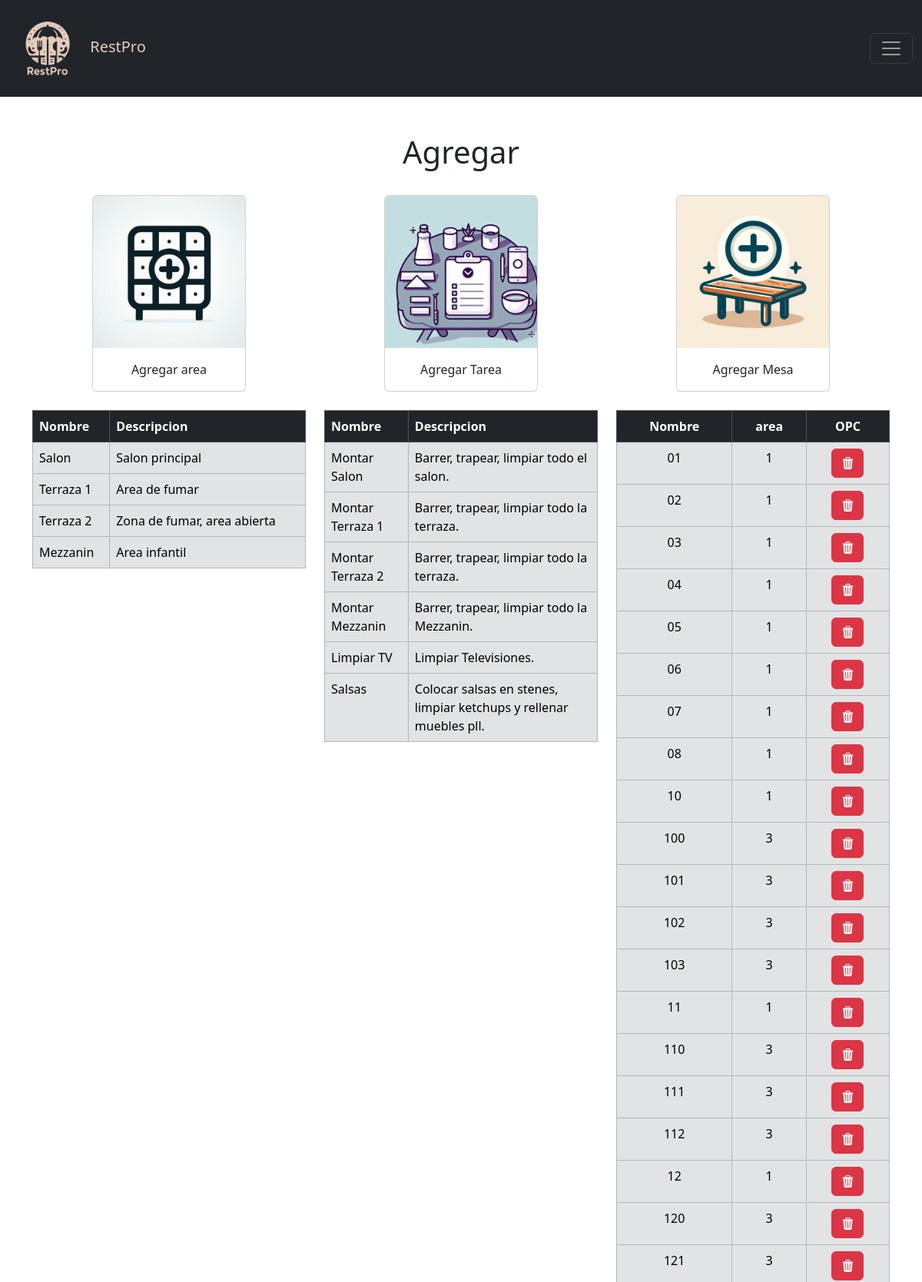
The app's page /vistas/agregar/agregar.php (signed in, upper part) with its own data.
### tables this page shows
CREATE TABLE `areas` (
  `id` int NOT NULL,
  `nombre` varchar(50) NOT NULL COMMENT 'Nombre de area',
  `descripcion` varchar(250) NOT NULL COMMENT 'Descripcion de area'
);

CREATE TABLE `tareas_preapertura` (
  `id` int NOT NULL,
  `nombre` varchar(50) NOT NULL,
  `descripcion` varchar(150) NOT NULL
);

CREATE TABLE `mesas` (
  `id` int NOT NULL,
  `nombre` varchar(50) NOT NULL,
  `area_id` int DEFAULT NULL,
  `n_personas` int NOT NULL,
  `estado` int NOT NULL DEFAULT '0' COMMENT '0 = disponible,\r\n1 = Ocupada,\r\n2 = Reservada'
);

### www/vistas/agregar/agregar.php (the view, shortened to what this page needs)
<?php
$ubicacion = "../../";
$titulo = "Agregar";
include($ubicacion . "includes/header.php");
include($ubicacion . "config/config.php");
$result = $pdo->query("SELECT * FROM areas");
if ($result->rowCount() > 0) {
    $resultAreas = $result->fetchAll(PDO::FETCH_OBJ);
}
$result = $pdo->query('SELECT * FROM mesas ORDER BY nombre ASC');
if ($result->rowCount() > 0) {
    $resultMesas = $result->fetchAll(PDO::FETCH_OBJ);
} else {
    $resultMesas = '';
}
$result = $pdo->query('SELECT * FROM tareas_preapertura');
if ($result->rowCount() > 0) {
    $resultTareas = $result->fetchAll(PDO::FETCH_OBJ);
}
?>
<div class="container mt-3">
    <h1 class="text-center"><?php echo $titulo; ?></h1><br>
    <div class="row ">
        <div class="col">
            <div class="card centrar" style="width:200px; margin: 0 auto;">
                <a href="" data-bs-toggle="modal" data-bs-target="#agregarArea" class="stretched-link">
                    <img class="card-img-top" src="<?php echo $ubicacion; ?>assets/imagenes/icon_add_area.jpg">
                    <div class="card-body">
                        Agregar area
                    </div>
                </a>
            </div>
            <br>
            <div>
                <?php if (isset($resultAreas)) { ?>
                    <table class="table table-bordered table-dark" style="width: 50%px;">
                        <thead>
                            <tr>
                                <th scope="col">Nombre</th>
                                <th scope="col">Descripcion</th>
                            </tr>
                        </thead>
                        <tbody class="table-secondary">
                            <?php foreach ($resultAreas as $area): ?>
                                <tr>
                                    <td scope="row"><?php echo $area->nombre; ?></td>
                                    <td scope="row"><?php echo $area->descripcion; ?></td>
                                </tr>
                            <?php endforeach ?>
                    </table>
                <?php } else {
                    echo 'No existen areas registradas.';
                } ?>
            </div>
        </div>
        <div class="col">
            <div class="card centrar" style="width:200px; margin: 0 auto;">
                <a href="" data-bs-toggle="modal" data-bs-target="#agregarTarea" class="stretched-link">
                    <img class="card-img-top" src="<?php echo $ubicacion; ?>assets/imagenes/icon_add_tarea.jpg">
                    <div class="card-body">
                        Agregar Tarea
                    </div>
                </a>
            </div>
            <br>
            <div>
                <?php if (isset($resultTareas)) { ?>
                    <table class="table table-bordered table-dark" style="width: 50%px;">
                        <thead>
                            <tr>
                                <th scope="col">Nombre</th>
                                <th scope="col">Descripcion</th>
                            </tr>
                        </thead>
                        <tbody class="table-secondary">
                            <?php foreach ($resultTareas as $tarea): ?>
                                <tr>
                                    <td scope="row"><?php echo $tarea->nombre; ?></td>
                                    <td scope="row"><?php echo $tarea->descripcion; ?></td>
                                </tr>
                            <?php endforeach ?>
                    </table>
                <?php } else {
                    echo 'No existen Tareas registradas.';
                } ?>
            </div>
        </div>
        <div class="col">
            <div class="card centrar" style="width:200px; margin: 0 auto;">
                <a href="" data-bs-toggle="modal" data-bs-target="#agregarMesa" class="stretched-link">
                    <img class="card-img-top" src="<?php echo $ubicacion; ?>assets/imagenes/icon_add_mesa.jpg">
                    <div class="card-body">
                        Agregar Mesa
                    </div>
                </a>
            </div>
            <br>
            <div class="centrar">
                <?php if (isset($resultMesas)) { ?>
                    <table class="table table-bordered table-dark" style="width: 50%px;">
                        <thead>
                            <tr>
                                <th scope="col">Nombre</th>
                                <th scope="col">area</th>
                                <th scope="col">OPC</th>
                            </tr>
                        </thead>
                        <tbody class="table-secondary">
                            <?php foreach ($resultMesas as $mesa): ?>
                                <tr>
                                    <td scope="row"><?php echo $mesa->nombre; ?></td>
                                    <td scope="row"><?php echo $mesa->area_id; ?></td>
                                    <td>
                                        <button title="Eliminar" type="button" class="btn btn-danger"
                                            onclick="confirmarEliminacion(<?php echo $mesa->id; ?>,'<?php echo $mesa->nombre; ?>')">
                                            <i class="bi bi-trash3-fill"></i>
                                        </button>
                                    </td>
                                </tr>
                            <?php endforeach ?>
                    </table>
                <?php } else {
                    echo 'No existen mesas registradas.';
                } ?>
            </div>
        </div>
    </div>
</div>

### www/includes/header.php (shortened to what this page needs)
<!doctype html>
<html lang="es">
<head>
    <link href="https://cdn.jsdelivr.net/npm/bootstrap@5.3.3/dist/css/bootstrap.min.css" rel="stylesheet">
    <link href="https://getbootstrap.com/docs/5.3/assets/css/docs.css" rel="stylesheet">
    <link href="<?php echo $ubicacion; ?>assets/tools/styles.css" rel="stylesheet">
    <link rel="stylesheet" href="https://cdn.jsdelivr.net/npm/bootstrap-icons@1.11.3/font/bootstrap-icons.min.css">
</head>
<body>
    <?php
    include_once $ubicacion . "includes/navbar.php";
    ?>

### www/includes/navbar.php (shortened to what this page needs)
<nav class="navbar navbar-dark bg-dark">
    <div class="container-fluid">
        <a class="navbar-brand color-text-navbar" href="<?php echo $ubicacion; ?>index.php">
            <img src="<?php echo $ubicacion; ?>assets/imagenes/logo-white.png" width="100" height="100" alt="...">
            RestPro
        </a>
        <button class="navbar-toggler" type="button" data-bs-toggle="offcanvas" data-bs-target="#offcanvasNavbar"
            aria-controls="offcanvasNavbar" aria-label="Toggle navigation">
            <span class="navbar-toggler-icon"></span>
        </button>
    </div>
</nav>

### www/assets/tools/styles.css (style rules this page uses)
.row { display: flex; row-gap: 48px; }
.color-text-navbar { color: #e4cdbe; }
.centrar { text-align: center; justify-content: center; align-items: center; }
.container { margin-top: 50px; }
.btn { cursor: pointer; }

### www/vistas/agregar/agregar.php (style rules this page uses)
.card a { color: inherit; text-decoration: none; }
.card { transition: box-shadow 0.3s ease; }

### records on screen
areas: nombre "Salon", descripcion "Salon principal"
areas: nombre "Terraza 1", descripcion "Area de fumar"
areas: nombre "Terraza 2", descripcion "Zona de fumar, area abierta"
areas: nombre "Mezzanin", descripcion "Area infantil"
tareas_preapertura: nombre "Montar Salon", descripcion "Barrer, trapear, limpiar todo el salon."
tareas_preapertura: nombre "Montar Terraza 1", descripcion "Barrer, trapear, limpiar todo la terraza."
tareas_preapertura: nombre "Montar Terraza 2", descripcion "Barrer, trapear, limpiar todo la terraza."
tareas_preapertura: nombre "Montar Mezzanin", descripcion "Barrer, trapear, limpiar todo la Mezzanin."
tareas_preapertura: nombre "Limpiar TV", descripcion "Limpiar Televisiones."
tareas_preapertura: nombre "Salsas", descripcion "Colocar salsas en stenes, limpiar ketchups y rellenar muebles pll."
mesas: nombre "01", area "1"
mesas: nombre "02", area "1"
mesas: nombre "03", area "1"
mesas: nombre "04", area "1"
mesas: nombre "05", area "1"
mesas: nombre "06", area "1"
mesas: nombre "07", area "1"
mesas: nombre "08", area "1"
mesas: nombre "10", area "1"
mesas: nombre "100", area "3"
mesas: nombre "101", area "3"
mesas: nombre "102", area "3"
mesas: nombre "103", area "3"
mesas: nombre "11", area "1"
mesas: nombre "110", area "3"
mesas: nombre "111", area "3"
mesas: nombre "112", area "3"
mesas: nombre "12", area "1"
mesas: nombre "120", area "3"
mesas: nombre "121", area "3"

### other values on screen
$titulo "Agregar"
